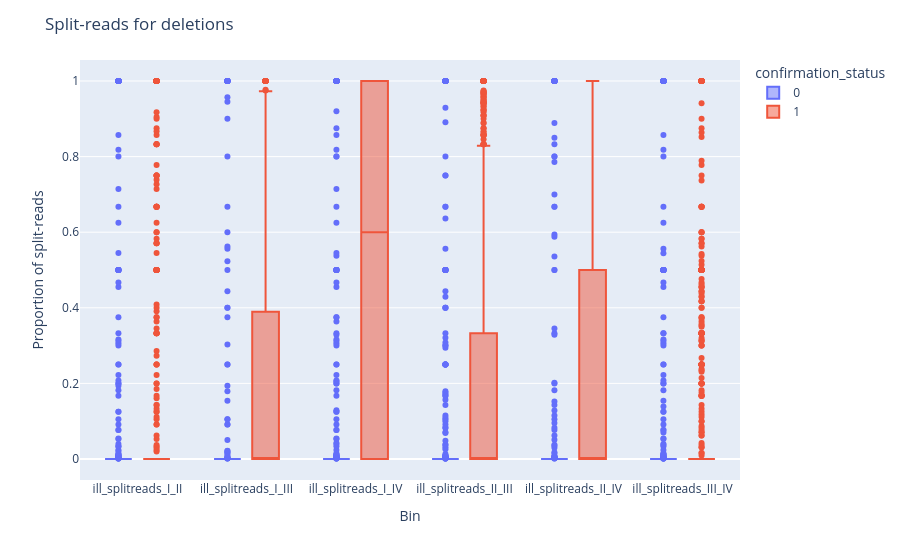
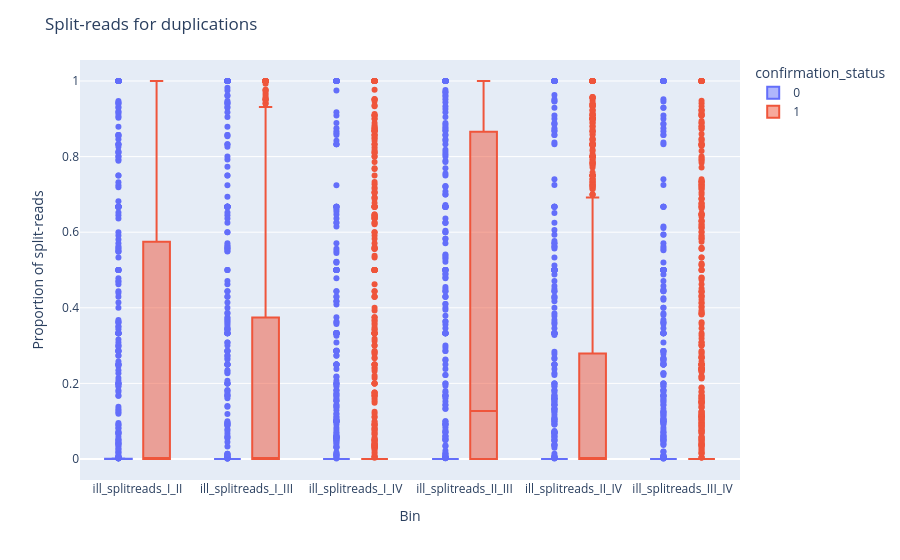

Write notebook code for charts like these, in order.
### Code cell
# investigate difference between split-read features for confirmed and not confirmed calls
import matplotlib.pyplot as plt


df_calls_annot_del = df_calls_annot.loc[df_calls_annot['sv_type']=='DEL']
df_calls_annot_dup = df_calls_annot.loc[df_calls_annot['sv_type'] == 'DUP']

# melt dataframes into for plotting
df_calls_annot_del_melt = pd.melt(df_calls_annot_del[['confirmation_status', 'ill_splitreads_I_II', 'ill_splitreads_I_III',
                                                      'ill_splitreads_I_IV', 'ill_splitreads_II_III', 'ill_splitreads_II_IV', 'ill_splitreads_III_IV']], id_vars=['confirmation_status'])
df_calls_annot_dup_melt = pd.melt(df_calls_annot_dup[['confirmation_status', 'ill_splitreads_I_II', 'ill_splitreads_I_III',
                                                      'ill_splitreads_I_IV', 'ill_splitreads_II_III', 'ill_splitreads_II_IV', 'ill_splitreads_III_IV']], id_vars=['confirmation_status'])

# use plotly express to plot boxplots
fig = px.box(df_calls_annot_del_melt, x='variable', y='value', color='confirmation_status')
fig.update_layout(title='Split-reads for deletions', xaxis_title='Bin', yaxis_title='Proportion of split-reads')
fig.show()

fig = px.box(df_calls_annot_dup_melt, x='variable', y='value', color='confirmation_status')
fig.update_layout(title='Split-reads for duplications', xaxis_title='Bin', yaxis_title='Proportion of split-reads')
fig.show()

### Figure 1 — Plotly figure (JSON) as saved in the notebook; plotly's stock layout.template omitted (floating-point values rounded to 4 significant figures; data arrays with more than 128 entries replaced by an {"elided": "..."} marker saying what was removed)
{"data": [{"alignmentgroup": "True", "hovertemplate": "confirmation_status=0<br>variable=%{x}<br>value=%{y}<extra></extra>", "legendgroup": "0", "marker": {"color": "#636efa"}, "name": "0", "notched": false, "offsetgroup": "0", "orientation": "v", "showlegend": true, "type": "box", "x": {"elided": "6000 str values"}, "x0": " ", "xaxis": "x", "y": {"elided": "6000 float values"}, "y0": " ", "yaxis": "y"}, {"alignmentgroup": "True", "hovertemplate": "confirmation_status=1<br>variable=%{x}<br>value=%{y}<extra></extra>", "legendgroup": "1", "marker": {"color": "#EF553B"}, "name": "1", "notched": false, "offsetgroup": "1", "orientation": "v", "showlegend": true, "type": "box", "x": {"elided": "6000 str values"}, "x0": " ", "xaxis": "x", "y": {"elided": "6000 float values"}, "y0": " ", "yaxis": "y"}], "layout": {"boxmode": "group", "legend": {"title": {"text": "confirmation_status"}, "tracegroupgap": 0}, "margin": {"t": 60}, "title": {"text": "Split-reads for deletions"}, "xaxis": {"anchor": "y", "domain": [0, 1], "title": {"text": "Bin"}}, "yaxis": {"anchor": "x", "domain": [0, 1], "title": {"text": "Proportion of split-reads"}}}}

### Figure 2 — Plotly figure (JSON) as saved in the notebook; plotly's stock layout.template omitted (floating-point values rounded to 4 significant figures; data arrays with more than 128 entries replaced by an {"elided": "..."} marker saying what was removed)
{"data": [{"alignmentgroup": "True", "hovertemplate": "confirmation_status=0<br>variable=%{x}<br>value=%{y}<extra></extra>", "legendgroup": "0", "marker": {"color": "#636efa"}, "name": "0", "notched": false, "offsetgroup": "0", "orientation": "v", "showlegend": true, "type": "box", "x": {"elided": "6000 str values"}, "x0": " ", "xaxis": "x", "y": {"elided": "6000 float values"}, "y0": " ", "yaxis": "y"}, {"alignmentgroup": "True", "hovertemplate": "confirmation_status=1<br>variable=%{x}<br>value=%{y}<extra></extra>", "legendgroup": "1", "marker": {"color": "#EF553B"}, "name": "1", "notched": false, "offsetgroup": "1", "orientation": "v", "showlegend": true, "type": "box", "x": {"elided": "6000 str values"}, "x0": " ", "xaxis": "x", "y": {"elided": "6000 float values"}, "y0": " ", "yaxis": "y"}], "layout": {"boxmode": "group", "legend": {"title": {"text": "confirmation_status"}, "tracegroupgap": 0}, "margin": {"t": 60}, "title": {"text": "Split-reads for duplications"}, "xaxis": {"anchor": "y", "domain": [0, 1], "title": {"text": "Bin"}}, "yaxis": {"anchor": "x", "domain": [0, 1], "title": {"text": "Proportion of split-reads"}}}}
